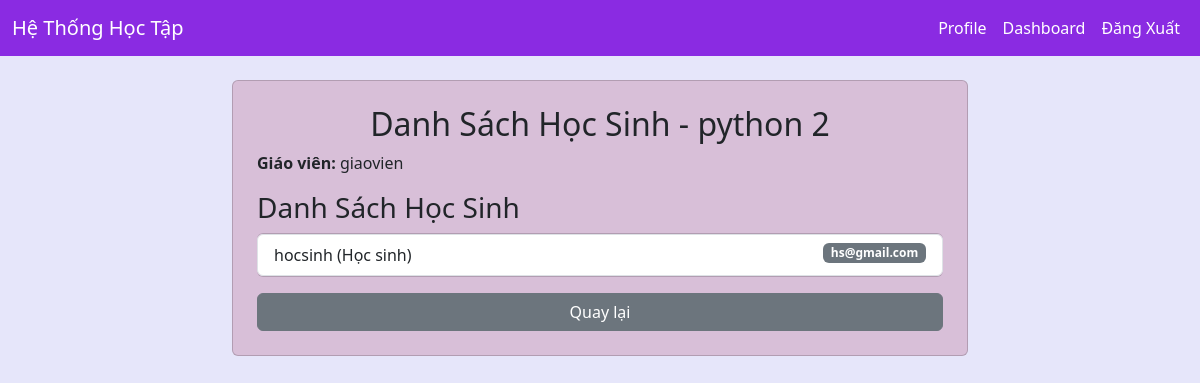
/admin/view_course_students/1 (signed in), run on the app's committed database.
### models.py (models this page shows)
class Course(db.Model):
    __tablename__ = 'course'
    id = db.Column(db.Integer, primary_key=True)
    title = db.Column(db.String(100), nullable=False)
    description = db.Column(db.Text)
    teacher_id = db.Column(db.Integer, db.ForeignKey('user.id'))
    teacher = db.relationship('User', foreign_keys=[teacher_id])
    students = db.relationship('Student', secondary=course_student, lazy='dynamic', backref=db.backref('enrolled_courses', lazy='dynamic'))

class User(db.Model):
    __tablename__ = 'user'
    id = db.Column(db.Integer, primary_key=True)
    username = db.Column(db.String(80), unique=True, nullable=False)
    password = db.Column(db.String(120), nullable=False)
    role = db.Column(db.String(20), nullable=False)  # admin, teacher, student
    full_name = db.Column(db.String(100))
    email = db.Column(db.String(120), unique=True)
    courses = db.relationship('Course', backref='teachers', lazy=True, foreign_keys='Course.teacher_id')

class Student(db.Model):
    __tablename__ = 'student'
    id = db.Column(db.Integer, primary_key=True)
    username = db.Column(db.String(80), unique=True, nullable=False)
    password = db.Column(db.String(120), nullable=False)
    full_name = db.Column(db.String(100))
    email = db.Column(db.String(120), unique=True)

### admin/routes.py (the view)
@admin_bp.route('/view_course_students/<int:course_id>')
def view_course_students(course_id):
    if session.get('role') != 'admin':
        flash('Bạn không có quyền truy cập!', 'danger')
        return redirect(url_for('auth.login'))
    course = Course.query.get_or_404(course_id)
    course_students = course.students.all()  # Lấy danh sách học sinh
    return render_template('view_course_students.html', course=course, students=course_students)

### templates/view_course_students.html (shortened to what this page needs)
{% extends "base.html" %}
{% block content %}
<div class="row justify-content-center">
    <div class="col-md-8">
        <div class="card p-4">
            <h2 class="text-center">Danh Sách Học Sinh - {{ course.title }}</h2>
            <p><strong>Giáo viên:</strong> {{ course.teachers.username if course.teachers else 'Chưa có' }}</p>
            <h3>Danh Sách Học Sinh</h3>
            <ul class="list-group">
                {% if students %}
                    {% for student in students %}
                        <li class="list-group-item">
                            {{ student.username }} ({{ student.full_name or 'Chưa có tên' }})
                            <span class="badge bg-secondary float-end">{{ student.email }}</span>
                        </li>
                    {% endfor %}
                {% else %}
                    <li class="list-group-item">Chưa có học sinh nào trong khóa học này.</li>
                {% endif %}
            </ul>
            <a href="{{ url_for('admin.manage_courses') }}" class="btn btn-secondary mt-3">Quay lại</a>
        </div>
    </div>
</div>
{% endblock %}

### templates/base.html (style rules this page uses)
body { background-color: #e6e6fa; color: #4b0082; }
.card { background-color: #d8bfd8; }

### data on the page
Course: title "python 2"
User: teachers "giaovien"
Student: username "hocsinh", full_name "Học sinh", email "hs@gmail.com"
